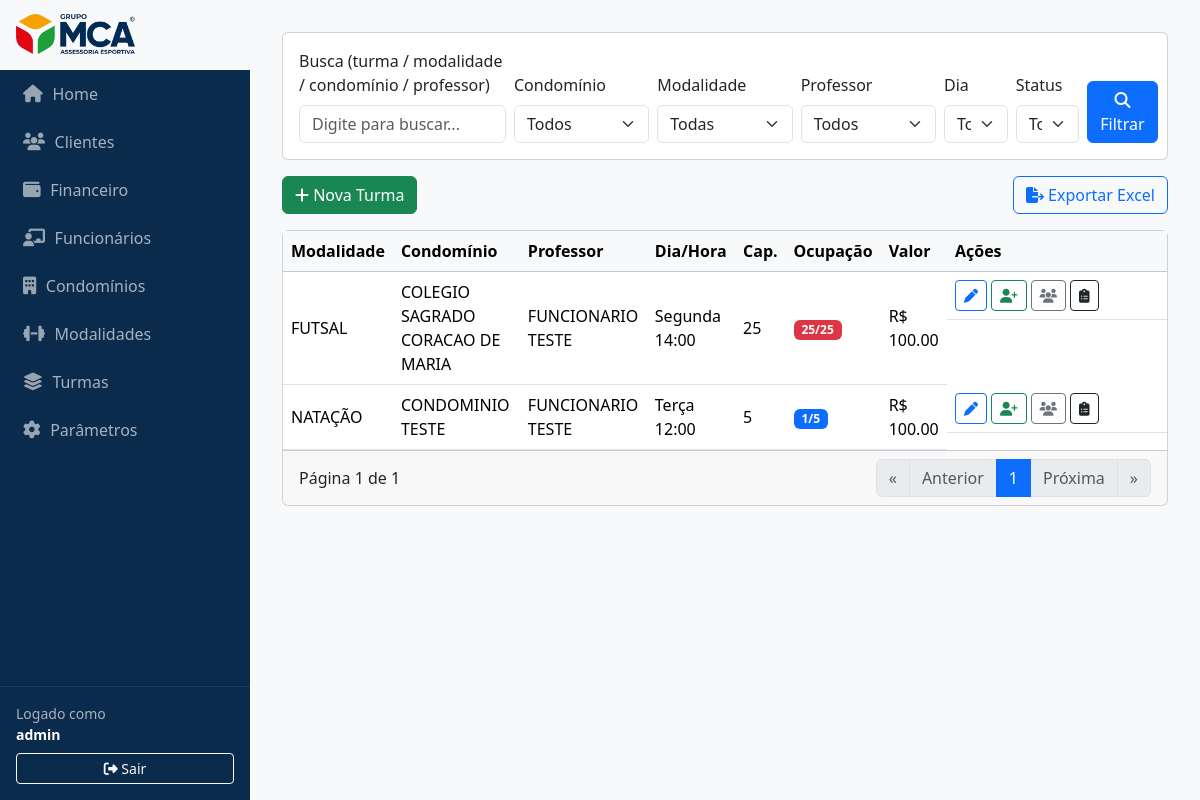
The app's page /turmas/ (signed in) with its own data.
### turmas/models.py (models this page shows, shortened)
class Turma(models.Model):
    professor = models.ForeignKey(
        "funcionarios.Funcionario",
        on_delete=models.PROTECT,
        related_name="turmas"
    )
    modalidade = models.ForeignKey(
        "modalidades.Modalidade",
        on_delete=models.PROTECT,
        related_name="turmas"
    )
    condominio = models.ForeignKey(
        "condominios.Condominio",
        on_delete=models.PROTECT,
        related_name="turmas"
    )
    nome_exibicao = models.CharField("Nome (opcional)", max_length=255, blank=True)
    valor = models.DecimalField("Valor", max_digits=10, decimal_places=2,
                                validators=[MinValueValidator(Decimal("0.00"))])
    capacidade = models.PositiveIntegerField("Capacidade (máx. alunos)", validators=[MinValueValidator(1)])
    dia_semana = models.PositiveSmallIntegerField(choices=DIAS_SEMANA)
    hora_inicio = models.TimeField()
    duracao_minutos = models.PositiveIntegerField(default=60, validators=[MinValueValidator(1)])
    inicio_vigencia = models.DateField()
    fim_vigencia = models.DateField(null=True, blank=True)
    ativo = models.BooleanField(default=True)
    created_at = models.DateTimeField(auto_now_add=True)
    updated_at = models.DateTimeField(auto_now=True)
    class Meta:
        ordering = ["condominio__nome", "modalidade__nome", "dia_semana", "hora_inicio", "id"]
        indexes = [
            models.Index(fields=["professor", "dia_semana", "hora_inicio"]),
            models.Index(fields=["condominio"]),
            models.Index(fields=["ativo"]),
        ]
        verbose_name = "Turma"
        verbose_name_plural = "Turmas"
    @property
    def ocupacao(self) -> int:
        return self.matriculas.filter(ativa=True).count()

### modalidades/models.py (models this page shows, shortened)
class Modalidade(models.Model):
    nome = models.CharField("Nome", max_length=100)
    slug = models.SlugField("Slug", max_length=120, unique=True, blank=True)
    descricao = models.TextField("Descrição", blank=True)
    ativo = models.BooleanField(default=True)
    created_at = models.DateTimeField("Criado em", auto_now_add=True)
    updated_at = models.DateTimeField("Atualizado em", auto_now=True)
    class Meta:
        ordering = ["nome", "id"]
        verbose_name = "Modalidade"
        verbose_name_plural = "Modalidades"
        indexes = [
            models.Index(fields=["nome"]),
            models.Index(fields=["ativo"]),
        ]

### condominios/models.py (models this page shows, shortened)
class Condominio(models.Model):
    cnpj = models.CharField("CNPJ", max_length=14, unique=True, validators=[CNPJ_VALIDATOR])
    nome = models.CharField("Nome Completo", max_length=255)
    email = models.EmailField("E-mail", blank=True, validators=[EmailValidator()])
    cep = models.CharField("CEP", max_length=9, blank=True)
    numero = models.CharField("Número", max_length=20, blank=True)
    logradouro = models.CharField("Logradouro", max_length=255, blank=True)
    bairro = models.CharField("Bairro", max_length=255, blank=True)
    complemento = models.CharField("Complemento", max_length=255, blank=True)
    municipio = models.CharField("Município", max_length=255, blank=True)
    estado = models.CharField("Estado (UF)", max_length=2, choices=UF_CHOICES, blank=True)
    ativo = models.BooleanField(default=True)
    created_at = models.DateTimeField("Criado em", auto_now_add=True)
    updated_at = models.DateTimeField("Atualizado em", auto_now=True)
    class Meta:
        ordering = ["nome"]
        indexes = [
            models.Index(fields=["municipio", "estado"]),
            models.Index(fields=["ativo"]),
        ]
        verbose_name = "Condomínio"
        verbose_name_plural = "Condomínios"

### funcionarios/models.py (models this page shows, shortened)
class Funcionario(models.Model):
    user = models.OneToOneField(
        User, on_delete=models.CASCADE, related_name="funcionario",
        null=True, blank=True
    )
    cpf_cnpj = models.CharField("CPF/CNPJ", max_length=14, unique=True, validators=[DOC_VALIDATOR])
    nome = models.CharField("Nome", max_length=255)
    email = models.EmailField("E-mail", blank=True, validators=[EmailValidator()])
    telefone = models.CharField("Telefone", max_length=30, blank=True)
    ativo = models.BooleanField(default=True)
    created_at = models.DateTimeField("Criado em", auto_now_add=True)
    updated_at = models.DateTimeField("Atualizado em", auto_now=True)
    class RegimeTrabalhista(models.TextChoices):
        HORISTA    = "HORISTA", "Horista"
        CLT        = "CLT", "CLT"
        ESTAGIARIO = "ESTAGIARIO", "Estagiário"
        PJ         = "PJ", "PJ"
        OUTRO      = "OUTRO", "Outro"
    regime_trabalhista = models.CharField(
        max_length=20,
        choices=RegimeTrabalhista.choices,
        default=RegimeTrabalhista.OUTRO,
        db_index=True,
    )
    class Meta:
        ordering = ["nome", "id"]
        indexes = [
            models.Index(fields=["nome"]),
            models.Index(fields=["ativo"]),
        ]
        verbose_name = "Funcionário"
        verbose_name_plural = "Funcionários"

### turmas/views.py (the view)
# urls.py: path("turmas/", views.list_turmas, name="list"),
@login_required
def list_turmas(request: HttpRequest):
    filtro = TurmaFiltroForm(request.GET or None)
    cd = filtro.cleaned_data if filtro.is_valid() else {}
    q = cd.get("q", "")
    condominio_id = int(cd["condominio"]) if cd.get("condominio") else None
    modalidade_id = int(cd["modalidade"]) if cd.get("modalidade") else None
    professor_id = int(cd["professor"]) if cd.get("professor") else None
    dia_semana = cd.get("dia_semana")
    ativos = None if cd.get("ativos") in ("", None) else (cd.get("ativos") == "1")
    qs = ts.buscar_turmas(
        q=q,
        condominio_id=condominio_id,
        modalidade_id=modalidade_id,
        professor_id=professor_id,
        dia_semana=dia_semana if dia_semana != "" else None,
        ativos=ativos,
    )
    page_str = request.GET.get("page", "1")
    try:
        page = max(1, int(page_str))
    except Exception:
        page = 1
    page_obj = _paginate(qs, page=page, per_page=20)
    qd = request.GET.copy(); qd.pop("page", None)
    base_qs = qd.urlencode()
    suffix = f"&{base_qs}" if base_qs else ""
    condominios = Condominio.objects.order_by("nome")
    modalidades = Modalidade.objects.order_by("nome")
    professores = Funcionario.objects.filter(ativo=True, cargo__icontains="prof").order_by("nome") if hasattr(Funcionario, "cargo") else Funcionario.objects.filter(ativo=True).order_by("nome")
    clientes = Cliente.objects.filter(ativo=True).order_by("nome_razao")[:500]
    context = {
        "filtro_form": filtro,
        "page_obj": page_obj,
        "base_qs": base_qs,
        "suffix": suffix,
        "condominios": condominios,
        "modalidades": modalidades,
        "professores": professores,
        "clientes": clientes,
        "DIAS_SEMANA": Turma.DIAS_SEMANA if hasattr(Turma, "DIAS_SEMANA") else [(0,"Seg"),(1,"Ter"),(2,"Qua"),(3,"Qui"),(4,"Sex"),(5,"Sáb"),(6,"Dom")],
        "condominio_id": request.GET.get("condominio",""),
        "modalidade_id": request.GET.get("modalidade",""),
        "professor_id": request.GET.get("professor",""),
        "dia_param": request.GET.get("dia_semana",""),
        "ativos_param": request.GET.get("ativos",""),
    }
    return render(request, "turmas/list.html", context)

### templates/turmas/list.html (shortened to what this page needs)
{% extends "base.html" %}
{% load static %}
{% block content %}
<form method="get" class="card card-body mb-3">
  <div class="row g-2 align-items-end">
    <div class="col-md-3">
      <label class="form-label">Busca (turma / modalidade / condomínio / professor)</label>
      <input type="text" name="q" value="{{ filtro_form.initial.q }}" class="form-control" placeholder="Digite para buscar...">
    </div>
    <div class="col-md-2">
      <label class="form-label">Condomínio</label>
      <select name="condominio" class="form-select">
        <option value="">Todos</option>
      </select>
    </div>
    <div class="col-md-2">
      <label class="form-label">Modalidade</label>
      <select name="modalidade" class="form-select">
        <option value="">Todas</option>
      </select>
    </div>
    <div class="col-md-2">
      <label class="form-label">Professor</label>
      <select name="professor" class="form-select">
        <option value="">Todos</option>
      </select>
    </div>
    <div class="col-md-1">
      <label class="form-label">Dia</label>
      <select name="dia_semana" class="form-select">
        <option value="">Todos</option>
      </select>
    </div>
    <div class="col-md-1">
      <label class="form-label">Status</label>
      <select name="ativos" class="form-select">
        <option value=""  {% if ativos_param == "" %}selected{% endif %}>Todos</option>
      </select>
    </div>
    <div class="col-md-1 d-grid">
      <button class="btn btn-primary" type="submit">
        <i class="fa-solid fa-magnifying-glass"></i> Filtrar
      </button>
    </div>
  </div>
</form>
<div class="d-flex justify-content-between align-items-center mb-3">
  <div class="btn-group">
    <button class="btn btn-success" data-bs-toggle="modal" data-bs-target="#turmaModal" data-mode="create">
      <i class="fa-solid fa-plus"></i> Nova Turma
    </button>
  </div>
  <div class="d-flex gap-2">
    <a class="btn btn-outline-primary" href="{% url 'turmas:exportar' %}?{{ base_qs }}">
      <i class="fa-solid fa-file-export"></i> Exportar Excel
    </a>
  </div>
</div>
<div class="card">
  <div class="table-responsive">
    <table class="table table-hover align-middle mb-0">
      <thead class="table-light">
        <tr>
          <th>Modalidade</th>
          <th>Condomínio</th>
          <th>Professor</th>
          <th>Dia/Hora</th>
          <th>Cap.</th>
          <th>Ocupação</th>
          <th>Valor</th>
          <th style="width: 220px;">Ações</th>
        </tr>
      </thead>
      <tbody>
        {% for t in page_obj.object_list %}
        <tr>
          <td>
            {{ t.modalidade.nome }}
          </td>
          <td>{{ t.condominio.nome }}</td>
          <td>{{ t.professor.nome }}</td>
          <td>{{ t.get_dia_semana_display }} {{ t.hora_inicio|time:"H:i" }}</td>
          <td>{{ t.capacidade }}</td>
          <td>
            {% if t.ocupacao >= t.capacidade %}
              <span class="badge text-bg-danger">{{ t.ocupacao }}/{{ t.capacidade }}</span>
            {% else %}
              <span class="badge text-bg-primary">{{ t.ocupacao }}/{{ t.capacidade }}</span>
            {% endif %}
          </td>
          <td>R$ {{ t.valor }}</td>
          <td class="d-flex gap-1 flex-wrap">
            <button class="btn btn-sm btn-outline-primary"
                    title="Editar turma"
                    data-bs-toggle="modal"
                    data-bs-target="#turmaModal"
                    data-mode="edit"
                    data-id="{{ t.id }}"
                    data-professor="{{ t.professor.id }}"
                    data-modalidade="{{ t.modalidade.id }}"
                    data-condominio="{{ t.condominio.id }}"
                    data-nome_exibicao="{{ t.nome_exibicao|default_if_none:''|escape }}"
                    data-valor="{{ t.valor }}"
                    data-capacidade="{{ t.capacidade }}"
                    data-dia_semana="{{ t.dia_semana }}"
                    data-hora_inicio="{{ t.hora_inicio|time:'H:i' }}"
                    data-duracao="{{ t.duracao_minutos }}"
                    data-inicio_vigencia="{{ t.inicio_vigencia|date:'Y-m-d' }}"
                    data-fim_vigencia="{{ t.fim_vigencia|date:'Y-m-d' }}"
                    data-ativo="{{ t.ativo|yesno:'1,0' }}">
              <i class="fa-solid fa-pen"></i>
            </button>
            <button class="btn btn-sm btn-outline-success"
                  title="Matricular cliente"
                  data-bs-toggle="modal"
                  data-bs-target="#selecionarClienteModal"
                  data-url="{% url 'turmas:selecionar_cliente' t.id %}?embed=1">
            <i class="fa-solid fa-user-plus"></i>
          </button>
            <a class="btn btn-sm btn-outline-secondary"
               title="Ver alunos"
               href="{% url 'turmas:alunos' t.id %}">
              <i class="fa-solid fa-users"></i>
            </a>
            <a class="btn btn-sm btn-outline-dark"
               title="Presenças"
               href="{% url 'turmas:presencas_turma' turma_id=t.id %}">
              <i class="fa-solid fa-clipboard-list"></i>
            </a>
          </td>
        </tr>
        {% empty %}
        <tr><td colspan="8" class="text-center py-4">Nenhuma turma encontrada.</td></tr>
        {% endfor %}
      </tbody>
    </table>
  </div>
  <div class="card-footer d-flex justify-content-between align-items-center">
    <div>Página {{ page_obj.number }} de {{ page_obj.paginator.num_pages }}</div>
    <nav>
      <ul class="pagination mb-0">
        <li class="page-item {% if not page_obj.has_previous %}disabled{% endif %}">
          {% if page_obj.has_previous %}
            <a class="page-link" href="?page=1{{ suffix }}" aria-label="Primeira">&laquo;</a>
          {% else %}<span class="page-link">&laquo;</span>{% endif %}
        </li>
        <li class="page-item {% if not page_obj.has_previous %}disabled{% endif %}">
          {% if page_obj.has_previous %}
            <a class="page-link" href="?page={{ page_obj.previous_page_number }}{{ suffix }}">Anterior</a>
          {% else %}<span class="page-link">Anterior</span>{% endif %}
        </li>
        <li class="page-item active"><span class="page-link">{{ page_obj.number }}</span></li>
        <li class="page-item {% if not page_obj.has_next %}disabled{% endif %}">
          {% if page_obj.has_next %}
            <a class="page-link" href="?page={{ page_obj.next_page_number }}{{ suffix }}">Próxima</a>
          {% else %}<span class="page-link">Próxima</span>{% endif %}
        </li>
        <li class="page-item {% if not page_obj.has_next %}disabled{% endif %}">
          {% if page_obj.has_next %}
            <a class="page-link" href="?page={{ page_obj.paginator.num_pages }}{{ suffix }}" aria-label="Última">&raquo;</a>
          {% else %}<span class="page-link">&raquo;</span>{% endif %}
        </li>
      </ul>
    </nav>
  </div>
</div>
{% endblock %}

### templates/base.html (shortened to what this page needs)
{% load static %}
<!DOCTYPE html>
<html lang="pt-br">
<head>
    <link rel="stylesheet" href="https://cdn.jsdelivr.net/npm/bootstrap@5.3.3/dist/css/bootstrap.min.css">
    <link rel="stylesheet" href="https://cdnjs.cloudflare.com/ajax/libs/font-awesome/6.5.0/css/all.min.css">
</head>
<body>
    <aside class="sidebar">
        <a href="{% url 'home' %}" class="brand logoplace">
            <img src="{% static 'img/logo.png' %}" alt="Logo" class="logo"
                 onerror="this.style.display='none';">
        </a>
        <a href="{% url 'home' %}" class="navlink"><i class="fa-solid fa-house"></i> Home</a>
        <a href="{% url 'clientes:list' %}" class="navlink"><i class="fa-solid fa-users"></i> Clientes</a>
        <a href="{% url 'financeiro:list' %}" class="navlink"><i class="fa-solid fa-wallet"></i> Financeiro</a>
        <a href="{% url 'funcionarios:list' %}" class="navlink"><i class="fa-solid fa-chalkboard-user"></i> Funcionários</a>
        <a href="{% url 'condominios:list' %}" class="navlink"><i class="fa-solid fa-building"></i> Condomínios</a>
        <a href="{% url 'modalidades:list' %}" class="navlink"><i class="fa-solid fa-dumbbell"></i> Modalidades</a>
        <a href="{% url 'turmas:list' %}" class="navlink"><i class="fa-solid fa-layer-group"></i> Turmas</a>
        <a href="#" class="navlink"><i class="fa-solid fa-cog"></i> Parâmetros</a>
        {% if request.user.is_authenticated %}
        <div class="authbox">
            <div class="small mb-2">
                Logado como<br>
                <strong style="color:#fff">{{ request.user.get_full_name|default:request.user.username }}</strong>
            </div>
            <form method="post" action="{% url 'logout' %}">
                <button class="btn btn-sm btn-outline-light w-100">
                    <i class="fa-solid fa-right-from-bracket"></i> Sair
                </button>
            </form>
        </div>
        {% endif %}
    </aside>
    <main class="content">
        {% block content %}{% endblock %}
    </main>
</body>
</html>

### records on screen
Turma: modalidade.nome "FUTSAL", condominio.nome "COLEGIO SAGRADO CORACAO DE MARIA", professor.nome "FUNCIONARIO TESTE", dia_semana "Segunda", hora_inicio "14:00", capacidade "25", ocupacao "25", valor "100.00"
Turma: modalidade.nome "NATAÇÃO", condominio.nome "CONDOMINIO TESTE", professor.nome "FUNCIONARIO TESTE", dia_semana "Terça", hora_inicio "12:00", capacidade "5", ocupacao "1", valor "100.00"

### other values on screen
{{ request.user.get_full_name|default:request.user.username }} "admin"
{{ page_obj.number }} "1"
{{ page_obj.paginator.num_pages }} "1"
